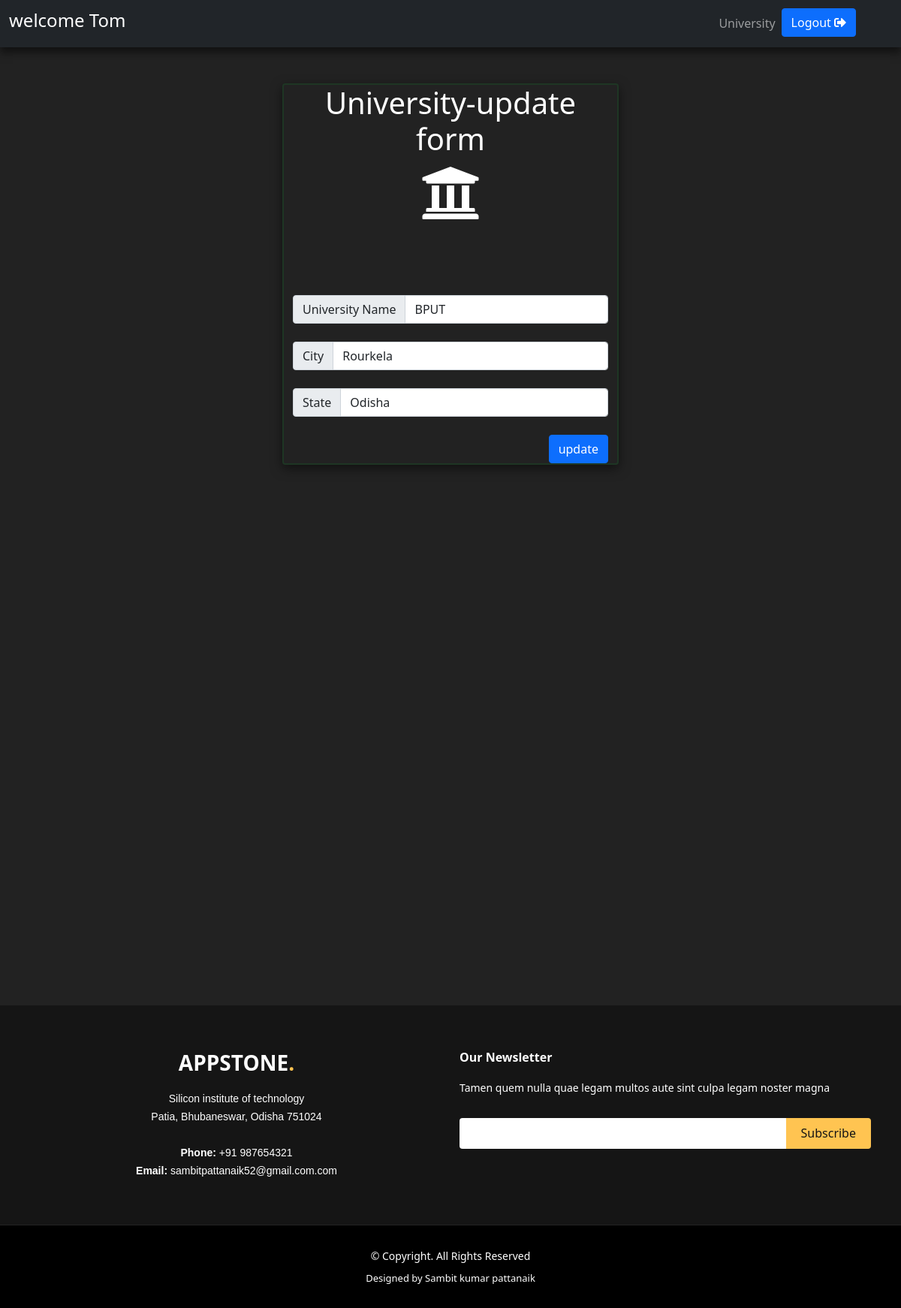
The page /update-university.php?updateid=16 (signed in) on the database its author committed.
### tables this page shows
CREATE TABLE `university` (
  `id` int(11) NOT NULL,
  `universityname` varchar(255) NOT NULL,
  `city` varchar(255) NOT NULL,
  `state` varchar(255) NOT NULL
);

### update-university.php (the view, shortened to what this page needs)
<!doctype html>
<html lang="en">
<?php
 if(isset($_SESSION['username']))
 {
?>
<head>
    <link href="https://cdn.jsdelivr.net/npm/bootstrap@5.0.0-beta2/dist/css/bootstrap.min.css" rel="stylesheet">
    <link rel="stylesheet" href="admin page.css">
    <link rel="stylesheet" href="footer.css">
    <link rel="stylesheet" href="https://cdnjs.cloudflare.com/ajax/libs/font-awesome/4.7.0/css/font-awesome.min.css">
    <link rel="stylesheet" href="https://cdn.jsdelivr.net/npm/bootstrap-icons@1.4.0/font/bootstrap-icons.css">
    <link rel="stylesheet" href="https://cdnjs.cloudflare.com/ajax/libs/font-awesome/5.15.2/css/all.min.css" />
</head>
<body>
<?php
$con=new mysqli("localhost","root","","qbms");
$id=$_GET['updateid'];
$qry2="select * from university where id=$id ";
$result=$con->query($qry2);
if($result->num_rows>0){
    $data=$result->fetch_assoc();
  $university=$data['universityname'];
  $city=$data['city'];
  $state=$data['state'];
}
?>
    <header>
        <nav class="navbar sticky-top navbar-expand-lg navbar-dark bg-dark" id="nave">
            <div class="container-fluid">
                <a class="navbar-brand" href="#"> <?php
             $user_email=$_SESSION['username'];
             echo "<h4> welcome $user_email </h4>";
            ?></a>
                <div class="collapse navbar-collapse" id="navbarSupportedContent">
                    <ul class="navbar-nav ms-auto me-5 mb-2 mb-lg-0">
                        <li class="nav-item">
                            <a class="nav-link" href="university.php">University</a>
                        </li>
                        <form action="" method="POST">
                        <button type="submit" name="logout" class="btn btn-primary">Logout  <i class="fa fa-sign-out-alt"></i></button>
                        </form>
                    </ul>
                </div>
            </div>
        </nav>
        <div class="container" data-aos="fade-up">
<div class="container">
    <div class="row justify-content-center mt-5">
    <div  class="card bg-transparent text-center" style="width: 28rem; height:auto; border:2px solid rgba(18, 136, 48, 0.2);box-shadow: 0 5px 15px rgba(0, 0, 0, .5);">
            <h1>University-update form</h1>
<form action="" method="POST">
 <div class="row">
     <i class="fa fa-university fa-5x"></i>
</div>
<br><br><br>
<br>
<div class="input-group flex-nowrap">
     <span class="input-group-text" id="addon-wrapping">University Name</span>
    <input name="university" value=<?php echo $university;?> type="text" class="form-control" autocomplete="off" placeholder="University Name" id="user_name" aria-label="Username" aria-describedby="addon-wrapping" required>
</div>
 <br>
<div class="input-group flex-nowrap">
    <span class="input-group-text" id="addon-wrapping">City</span>
    <input name="city" value=<?php echo $city;?> type="text" class="form-control" autocomplete="off" placeholder="City" id="user_name" aria-label="Username" aria-describedby="addon-wrapping" required>
</div>
<br>
<div class="input-group flex-nowrap">
     <span class="input-group-text" id="addon-wrapping">State</span>
    <input name="state" value=<?php echo $state;?> type="text" class="form-control" placeholder="State" aria-label="Username" autocomplete="off" aria-describedby="addon-wrapping" required>
 </div>
<br>
<button type="submit" value="update" name="update" class="btn btn-primary float-end">update</button></form>
</div>
    </div>
</div>
        </div>
        <br><br><br><br><br><br><br><br><br><br><br><br><br><br><br><br><br><br><br><br><br><br><br><br><br><br><br><br><br><br>
    </header>
    <footer id="footer">
        <div class="footer-top">
            <div class="container">
                <div class="row">
                    <div class="col-lg-6 col-md-6 text-center">
                        <div class="footer-info">
                            <h3>Appstone<span>.</span></h3>
                            <p>
                                Silicon institute of technology <br> Patia, Bhubaneswar, Odisha 751024<br><br>
                                <strong>Phone:</strong> +91 987654321<br>
                                <strong>Email:</strong> sambitpattanaik52@gmail.com.com<br>
                            </p>
                        </div>
                    </div>
                    <div class="col-lg-6 col-md-6 footer-newsletter">
                        <h4>Our Newsletter</h4>
                        <p>Tamen quem nulla quae legam multos aute sint culpa legam noster magna</p>
                        <form action="" method="post">
                            <input type="email" name="email"><input type="submit" value="Subscribe">
                        </form>
                    </div>
                </div>
            </div>
        </div>
        <div class="container">
            <div class="copyright">
                &copy; Copyright. All Rights Reserved
            </div>
            <div class="credits">
                Designed by Sambit kumar pattanaik
            </div>
        </div>
    </footer>
</body>
</html>
<?php   }else{
    header("location:admin_login.php");}?>

### admin page.css (style rules this page uses)
body { background-color: #222; color: white; }

### footer.css (style rules this page uses)
#footer { background: black; padding: 0 0 30px 0; color: #fff; font-size: 14px; position: relative; }
#footer .footer-top { background: #151515; border-bottom: 1px solid #222222; padding: 60px 0 30px 0; }
#footer .footer-top .footer-info { margin-bottom: 30px; }
#footer .footer-top .footer-info h3 { font-size: 28px; margin: 0 0 20px 0; padding: 2px 0 2px 0; line-height: 1; font-weight: 700; text-transform: uppercase; }
#footer .footer-top .footer-info h3 span { color: #ffc451; }
#footer .footer-top .footer-info p { font-size: 14px; line-height: 24px; margin-bottom: 0; font-family: "Raleway", sans-serif; color: #fff; }
#footer .footer-top h4 { font-size: 16px; font-weight: 600; color: #fff; position: relative; padding-bottom: 12px; }
#footer .footer-top .footer-newsletter form { margin-top: 30px; background: #fff; padding: 6px 10px; position: relative; border-radius: 4px; }
#footer .footer-top .footer-newsletter form input[type="email"] { border: 0; padding: 4px; width: calc(100% - 110px); }
#footer .footer-top .footer-newsletter form input[type="submit"] { position: absolute; top: 0; right: -2px; bottom: 0; border: 0; background: none; font-size: 16px; padding: 0 20px; background: #ffc451; color: #151515; transition: 0.3s; border-radius: 0 4px 4px 0; }
#footer .copyright { text-align: center; padding-top: 30px; }
#footer .credits { padding-top: 10px; text-align: center; font-size: 13px; color: #fff; }

### rows shown on the page
university: university "BPUT", city "Rourkela", state "Odisha"

### other values the page prints
$user_email "Tom"
